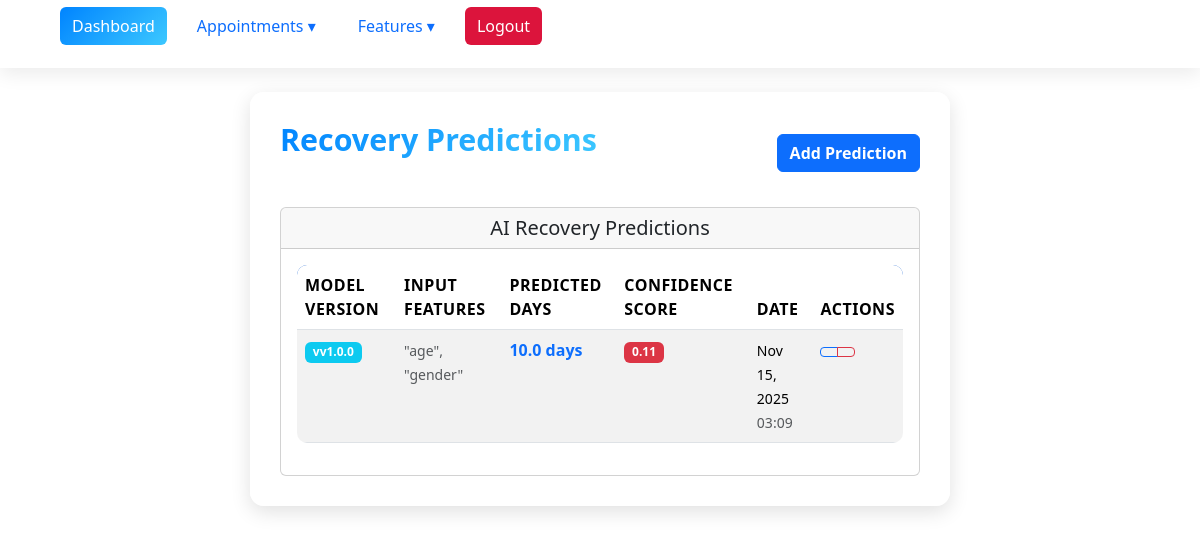
The app's page /recovery-predictions/ (signed in) with its own data.
### myproject/base/models.py (models this page shows, shortened)
class RecoveryPredictor(models.Model):
    model_version = models.CharField(max_length=50)
    input_features = models.CharField(max_length=20)  # Stores ML model inputs (age, injury type, etc.)
    predicted_recovery_days = models.FloatField()  # ML predicted duration
    confidence_score = models.FloatField(default=0.0)  # Prediction confidence level
    created_at = models.DateTimeField(auto_now_add=True)  # ✅ Track prediction time

### myproject/base/views.py (the view)
# urls.py: path('recovery-predictions/', views.recovery_list, name='recovery_list'),
@login_required
def recovery_list(request):
    predictions = RecoveryPredictor.objects.all().order_by('-created_at')
    return render(request, 'recovery/recovery_list.html', {'predictions': predictions})

### myproject/base/templates/recovery/recovery_list.html (shortened to what this page needs)
{% extends 'main.html' %}
{% block content %}
<div class="container mt-4">
    <div class="d-flex justify-content-between align-items-center mb-4">
        <h2>Recovery Predictions</h2>
        <a href="{% url 'recovery_create' %}" class="btn btn-primary">
             Add Prediction
        </a>
    </div>
    <div class="row">
        <div class="col-12">
            <div class="card">
                <div class="card-header">
                    <h5 class="card-title mb-0">
                         AI Recovery Predictions
                    </h5>
                </div>
                <div class="card-body">
                    {% if predictions %}
                    <div class="table-responsive">
                        <table class="table table-striped table-hover">
                            <thead>
                                <tr>
                                    <th>Model Version</th>
                                    <th>Input Features</th>
                                    <th>Predicted Days</th>
                                    <th>Confidence Score</th>
                                    <th>Date</th>
                                    <th>Actions</th>
                                </tr>
                            </thead>
                            <tbody>
                                {% for item in predictions %}
                                <tr>
                                    <td>
                                        <span class="badge bg-info">v{{ item.model_version }}</span>
                                    </td>
                                    <td>
                                        <small class="text-muted">{{ item.input_features|truncatechars:80 }}</small>
                                    </td>
                                    <td>
                                        <span class="fw-bold text-primary">{{ item.predicted_recovery_days }} days</span>
                                    </td>
                                    <td>
                                        {% if item.confidence_score >= 0.8 %}
                                            <span class="badge bg-success">{{ item.confidence_score|floatformat:2 }}</span>
                                        {% elif item.confidence_score >= 0.6 %}
                                            <span class="badge bg-warning">{{ item.confidence_score|floatformat:2 }}</span>
                                        {% else %}
                                            <span class="badge bg-danger">{{ item.confidence_score|floatformat:2 }}</span>
                                        {% endif %}
                                    </td>
                                    <td>
                                        <small>{{ item.created_at|date:"M d, Y" }}</small>
                                        <br><small class="text-muted">{{ item.created_at|time:"H:i" }}</small>
                                    </td>
                                    <td>
                                        <div class="btn-group btn-group-sm">
                                            <a href="{% url 'recovery_update' item.id %}" class="btn btn-outline-primary"
                                               title="Edit Prediction">
                                            </a>
                                            <a href="{% url 'recovery_delete' item.id %}" class="btn btn-outline-danger"
                                               onclick="return confirm('Are you sure you want to delete this recovery prediction?')"
                                               title="Delete Prediction">
                                            </a>
                                        </div>
                                    </td>
                                </tr>
                                {% endfor %}
                            </tbody>
                        </table>
                    </div>
                    {% endif %}
                </div>
            </div>
        </div>
    </div>
</div>
{% endblock %}

### static/style.css (style rules this page uses)
.container.mt-4 { background: rgba(255, 255, 255, 0.88); padding: 30px; border-radius: 14px; max-width: 700px; margin: auto; box-shadow: 0 6px 20px rgba(0,0,0,0.12); animation: fadeInPage 0.6s ease-in-out; }
.container.mt-4 h2 { text-align: center; font-weight: 700; margin-bottom: 25px; background: linear-gradient(135deg, #0084ff, #3cc8ff); background-clip: text; -webkit-background-clip: text; color: transparent; }
.container h2 { font-size: 1.9rem; font-weight: 700; margin-bottom: 20px; background: linear-gradient(135deg, #0066ff, #00eaff); background-clip: text; -webkit-background-clip: text; color: transparent; animation: fadeSlide 0.6s ease-out forwards; }
.btn-primary { border-radius: 6px; font-weight: 600; transition: transform 0.25s ease, background 0.3s ease; }
.table { background: #ffffff; border-radius: 10px; overflow: hidden; animation: fadeUp 0.8s ease-in-out; }
.table thead tr { background: #0052cc; color: #fff; text-transform: uppercase; letter-spacing: .5px; }
.table tbody tr { transition: background 0.25s ease, transform 0.25s ease; }

### templates/nav.html (style rules this page uses)
:root { --primary-color: #0084ff; --gradient: linear-gradient(135deg, #0084ff, #3cc8ff); --bg-light: #ffffff; --bg-dark: #0b0e12; --text-light: #fff; --text-dark: #222; --nav-bg-light: rgba(255, 255, 255, 0.85); --nav-bg-dark: rgba(20, 20, 20, 0.85); --hover-light: #e7f3ff; --hover-dark: #1f2a37; --blur-bg: blur(10px); }
body.light-theme { background: var(--bg-light); color: var(--text-dark); }

### records on screen
RecoveryPredictor: model_version "v1.0.0", input_features "\"age\", \"gender\"", predicted_recovery_days "10.0", confidence_score "0.11", created_at "Nov 15, 2025", created_at "03:09"
